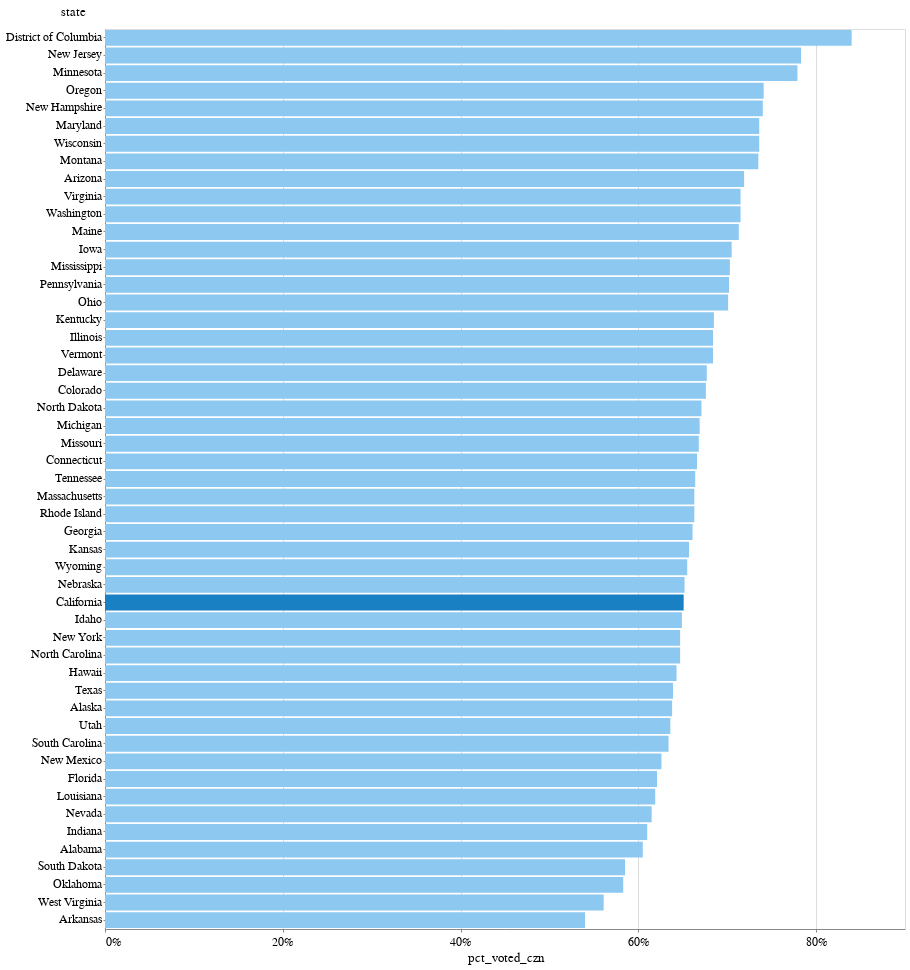

Here is the notebook cell this chart was saved with:
### Code cell
alt.Chart(states).mark_bar().encode(
    x=alt.X("pct_voted_czn", axis=alt.Axis(tickCount=5, format="%")),
    y=alt.Y("state", sort="-x"),
    color=alt.condition(
        alt.datum.state == "California", alt.value("#1a80c4"), alt.value("#8dc8f1")
    ),
).properties(height=900)

### Figure 1 — Vega-Lite specification as saved in the notebook (floating-point values rounded to 4 significant figures)
{"config": {"view": {"width": 800, "height": 450}, "background": "#ffffff", "title": {"anchor": "start", "font": "Benton Gothic Bold, sans", "fontColor": "#000000", "fontSize": 22, "fontWeight": "normal"}, "arc": {"fill": "#82c6df"}, "area": {"fill": "#82c6df"}, "line": {"stroke": "#82c6df", "strokeWidth": 3}, "path": {"stroke": "#82c6df"}, "rect": {"fill": "#82c6df"}, "shape": {"stroke": "#82c6df"}, "bar": {"fill": "#82c6df"}, "point": {"stroke": "#82c6df"}, "symbol": {"fill": "#82c6df", "size": 30}, "axis": {"titleFont": "Benton Gothic Bold, sans", "titleFontSize": 13, "titleFontWeight": "normal", "labelFont": "Benton Gothic, sans", "labelFontSize": 11.5, "labelFontWeight": "normal"}, "axisX": {"labelAngle": 0, "labelPadding": 4, "tickSize": 3}, "axisY": {"labelBaseline": "middle", "maxExtent": 45, "minExtent": 45, "tickSize": 2, "titleAlign": "left", "titleAngle": 0, "titleX": -45, "titleY": -11}, "legend": {"titleFont": "Benton Gothic Bold, sans", "titleFontSize": 13, "titleFontWeight": "normal", "symbolType": "square", "labelFont": "Benton Gothic, sans", "labelFontSize": 11.5}, "range": {"category": ["#3580b1", "#ec8431", "#ab7fb4", "#c89d29", "#adc839", "#829eb1"], "diverging": ["#e68a4f", "#f4bb6a", "#f9e39c", "#dadfe2", "#a6b7c6", "#849eae"], "heatmap": ["#fbf2c7", "#f9e39c", "#f8d36e", "#f4bb6a", "#e68a4f", "#d15a40", "#ab4232"], "ordinal": ["#fbf2c7", "#f9e39c", "#f8d36e", "#f4bb6a", "#e68a4f", "#d15a40", "#ab4232"], "ramp": ["#fbf2c7", "#f9e39c", "#f8d36e", "#f4bb6a", "#e68a4f", "#d15a40", "#ab4232"]}}, "data": {"name": "data-8827574f93293ae6462fb6487e96b090"}, "mark": "bar", "encoding": {"color": {"condition": {"value": "#1a80c4", "test": "(datum.state === 'California')"}, "value": "#8dc8f1"}, "x": {"type": "quantitative", "axis": {"format": "%", "tickCount": 5}, "field": "pct_voted_czn"}, "y": {"type": "nominal", "field": "state", "sort": "-x"}}, "height": 900, "$schema": "https://vega.github.io/schema/vega-lite/v4.0.2.json", "datasets": {"data-8827574f93293ae6462fb6487e96b090": [{"state": "Alabama", "tot_pop": 3769000, "tot_czn_pop": 3716000, "tot_reg": 2527000, "pct_reg": 67.0, "pct_reg_moe": 3.1, "pct_reg_czn": 68.0, "pct_reg_czn_moe": 3.1, "tot_voted": 2247000, "pct_voted": 59.6, "pct_voted_moe": 3.3, "pct_voted_czn": 0.605, "pct_voted_czn_moe": 3.3, "pct_voted_czn_group": 1}, {"state": "Alaska", "tot_pop": 528000, "tot_czn_pop": 516000, "tot_reg": 383000, "pct_reg": 72.6, "pct_reg_moe": 3.2, "pct_reg_czn": 74.2, "pct_reg_czn_moe": 3.1, "tot_voted": 330000, "pct_voted": 62.4, "pct_voted_moe": 3.4, "pct_voted_czn": 0.638, "pct_voted_czn_moe": 3.4, "pct_voted_czn_group": 2}, {"state": "Arizona", "tot_pop": 5638000, "tot_czn_pop": 5075000, "tot_reg": 3878000, "pct_reg": 68.8, "pct_reg_moe": 2.5, "pct_reg_czn": 76.4, "pct_reg_czn_moe": 2.5, "tot_voted": 3649000, "pct_voted": 64.7, "pct_voted_moe": 2.6, "pct_voted_czn": 0.719, "pct_voted_czn_moe": 2.6, "pct_voted_czn_group": 4}, {"state": "Arkansas", "tot_pop": 2283000, "tot_czn_pop": 2195000, "tot_reg": 1361000, "pct_reg": 59.6, "pct_reg_moe": 3.4, "pct_reg_czn": 62.0, "pct_reg_czn_moe": 3.4, "tot_voted": 1186000, "pct_voted": 51.9, "pct_voted_moe": 3.4, "pct_voted_czn": 0.54, "pct_voted_czn_moe": 3.5, "pct_voted_czn_group": 0}, {"state": "California", "tot_pop": 30342000, "tot_czn_pop": 25946000, "tot_reg": 18001000, "pct_reg": 59.3, "pct_reg_moe": 1.2, "pct_reg_czn": 69.4, "pct_reg_czn_moe": 1.2, "tot_voted": 16893000, "pct_voted": 55.7, "pct_voted_moe": 1.2, "pct_voted_czn": 0.651, "pct_voted_czn_moe": 1.2, "pct_voted_czn_group": 2}, {"state": "Colorado", "tot_pop": 4525000, "tot_czn_pop": 4200000, "tot_reg": 2993000, "pct_reg": 66.2, "pct_reg_moe": 2.9, "pct_reg_czn": 71.3, "pct_reg_czn_moe": 2.9, "tot_voted": 2837000, "pct_voted": 62.7, "pct_voted_moe": 3.0, "pct_voted_czn": 0.676, "pct_voted_czn_moe": 3.0, "pct_voted_czn_group": 3}, {"state": "Connecticut", "tot_pop": 2777000, "tot_czn_pop": 2524000, "tot_reg": 1850000, "pct_reg": 66.6, "pct_reg_moe": 3.2, "pct_reg_czn": 73.3, "pct_reg_czn_moe": 3.2, "tot_voted": 1681000, "pct_voted": 60.5, "pct_voted_moe": 3.3, "pct_voted_czn": 0.666, "pct_voted_czn_moe": 3.4, "pct_voted_czn_group": 3}, {"state": "Delaware", "tot_pop": 766000, "tot_czn_pop": 722000, "tot_reg": 542000, "pct_reg": 70.8, "pct_reg_moe": 3.0, "pct_reg_czn": 75.1, "pct_reg_czn_moe": 3.0, "tot_voted": 489000, "pct_voted": 63.8, "pct_voted_moe": 3.2, "pct_voted_czn": 0.677, "pct_voted_czn_moe": 3.2, "pct_voted_czn_group": 3}, {"state": "District of Columbia", "tot_pop": 576000, "tot_czn_pop": 534000, "tot_reg": 464000, "pct_reg": 80.5, "pct_reg_moe": 2.7, "pct_reg_czn": 86.9, "pct_reg_czn_moe": 2.4, "tot_voted": 448000, "pct_voted": 77.8, "pct_voted_moe": 2.8, "pct_voted_czn": 0.84, "pct_voted_czn_moe": 2.6, "pct_voted_czn_group": 6}, {"state": "Florida", "tot_pop": 17244000, "tot_czn_pop": 15645000, "tot_reg": 10495000, "pct_reg": 60.9, "pct_reg_moe": 1.5, "pct_reg_czn": 67.1, "pct_reg_czn_moe": 1.5, "tot_voted": 9720000, "pct_voted": 56.4, "pct_voted_moe": 1.5, "pct_voted_czn": 0.621, "pct_voted_czn_moe": 1.6, "pct_voted_czn_group": 1}, {"state": "Georgia", "tot_pop": 8032000, "tot_czn_pop": 7400000, "tot_reg": 5233000, "pct_reg": 65.2, "pct_reg_moe": 2.2, "pct_reg_czn": 70.7, "pct_reg_czn_moe": 2.2, "tot_voted": 4888000, "pct_voted": 60.9, "pct_voted_moe": 2.2, "pct_voted_czn": 0.661, "pct_voted_czn_moe": 2.3, "pct_voted_czn_group": 3}, {"state": "Hawaii", "tot_pop": 1056000, "tot_czn_pop": 980000, "tot_reg": 673000, "pct_reg": 63.8, "pct_reg_moe": 3.3, "pct_reg_czn": 68.7, "pct_reg_czn_moe": 3.3, "tot_voted": 630000, "pct_voted": 59.7, "pct_voted_moe": 3.3, "pct_voted_czn": 0.643, "pct_voted_czn_moe": 3.4, "pct_voted_czn_group": 2}, {"state": "Idaho", "tot_pop": 1370000, "tot_czn_pop": 1299000, "tot_reg": 900000, "pct_reg": 65.7, "pct_reg_moe": 3.1, "pct_reg_czn": 69.3, "pct_reg_czn_moe": 3.1, "tot_voted": 843000, "pct_voted": 61.6, "pct_voted_moe": 3.2, "pct_voted_czn": 0.649, "pct_voted_czn_moe": 3.2, "pct_voted_czn_group": 2}, {"state": "Illinois", "tot_pop": 9658000, "tot_czn_pop": 8860000, "tot_reg": 6590000, "pct_reg": 68.2, "pct_reg_moe": 2.0, "pct_reg_czn": 74.4, "pct_reg_czn_moe": 1.9, "tot_voted": 6058000, "pct_voted": 62.7, "pct_voted_moe": 2.0, "pct_voted_czn": 0.684, "pct_voted_czn_moe": 2.0, "pct_voted_czn_group": 3}, {"state": "Indiana", "tot_pop": 5096000, "tot_czn_pop": 4921000, "tot_reg": 3412000, "pct_reg": 67.0, "pct_reg_moe": 2.7, "pct_reg_czn": 69.3, "pct_reg_czn_moe": 2.7, "tot_voted": 3002000, "pct_voted": 58.9, "pct_voted_moe": 2.8, "pct_voted_czn": 0.61, "pct_voted_czn_moe": 2.8, "pct_voted_czn_group": 1}, {"state": "Iowa", "tot_pop": 2361000, "tot_czn_pop": 2293000, "tot_reg": 1742000, "pct_reg": 73.8, "pct_reg_moe": 3.1, "pct_reg_czn": 76.0, "pct_reg_czn_moe": 3.0, "tot_voted": 1618000, "pct_voted": 68.5, "pct_voted_moe": 3.2, "pct_voted_czn": 0.705, "pct_voted_czn_moe": 3.2, "pct_voted_czn_group": 4}, {"state": "Kansas", "tot_pop": 2157000, "tot_czn_pop": 1975000, "tot_reg": 1398000, "pct_reg": 64.8, "pct_reg_moe": 3.5, "pct_reg_czn": 70.8, "pct_reg_czn_moe": 3.5, "tot_voted": 1297000, "pct_voted": 60.1, "pct_voted_moe": 3.6, "pct_voted_czn": 0.657, "pct_voted_czn_moe": 3.7, "pct_voted_czn_group": 2}, {"state": "Kentucky", "tot_pop": 3384000, "tot_czn_pop": 3227000, "tot_reg": 2450000, "pct_reg": 72.4, "pct_reg_moe": 3.2, "pct_reg_czn": 75.9, "pct_reg_czn_moe": 3.1, "tot_voted": 2210000, "pct_voted": 65.3, "pct_voted_moe": 3.4, "pct_voted_czn": 0.685, "pct_voted_czn_moe": 3.4, "pct_voted_czn_group": 3}, {"state": "Louisiana", "tot_pop": 3438000, "tot_czn_pop": 3299000, "tot_reg": 2286000, "pct_reg": 66.5, "pct_reg_moe": 3.2, "pct_reg_czn": 69.3, "pct_reg_czn_moe": 3.2, "tot_voted": 2041000, "pct_voted": 59.4, "pct_voted_moe": 3.3, "pct_voted_czn": 0.619, "pct_voted_czn_moe": 3.3, "pct_voted_czn_group": 1}, {"state": "Maine", "tot_pop": 1087000, "tot_czn_pop": 1075000, "tot_reg": 832000, "pct_reg": 76.5, "pct_reg_moe": 3.2, "pct_reg_czn": 77.4, "pct_reg_czn_moe": 3.2, "tot_voted": 766000, "pct_voted": 70.5, "pct_voted_moe": 3.4, "pct_voted_czn": 0.713, "pct_voted_czn_moe": 3.4, "pct_voted_czn_group": 4}, {"state": "Maryland", "tot_pop": 4606000, "tot_czn_pop": 4303000, "tot_reg": 3383000, "pct_reg": 73.4, "pct_reg_moe": 2.7, "pct_reg_czn": 78.6, "pct_reg_czn_moe": 2.6, "tot_voted": 3166000, "pct_voted": 68.7, "pct_voted_moe": 2.9, "pct_voted_czn": 0.736, "pct_voted_czn_moe": 2.8, "pct_voted_czn_group": 5}, {"state": "Massachusetts", "tot_pop": 5514000, "tot_czn_pop": 4897000, "tot_reg": 3546000, "pct_reg": 64.3, "pct_reg_moe": 2.6, "pct_reg_czn": 72.4, "pct_reg_czn_moe": 2.6, "tot_voted": 3249000, "pct_voted": 58.9, "pct_voted_moe": 2.7, "pct_voted_czn": 0.663, "pct_voted_czn_moe": 2.7, "pct_voted_czn_group": 3}, {"state": "Michigan", "tot_pop": 7790000, "tot_czn_pop": 7467000, "tot_reg": 5513000, "pct_reg": 70.8, "pct_reg_moe": 2.1, "pct_reg_czn": 73.8, "pct_reg_czn_moe": 2.1, "tot_voted": 4994000, "pct_voted": 64.1, "pct_voted_moe": 2.2, "pct_voted_czn": 0.669, "pct_voted_czn_moe": 2.2, "pct_voted_czn_group": 3}, {"state": "Minnesota", "tot_pop": 4339000, "tot_czn_pop": 4142000, "tot_reg": 3436000, "pct_reg": 79.2, "pct_reg_moe": 2.5, "pct_reg_czn": 82.9, "pct_reg_czn_moe": 2.4, "tot_voted": 3225000, "pct_voted": 74.3, "pct_voted_moe": 2.7, "pct_voted_czn": 0.779, "pct_voted_czn_moe": 2.7, "pct_voted_czn_group": 6}, {"state": "Mississippi", "tot_pop": 2212000, "tot_czn_pop": 2177000, "tot_reg": 1749000, "pct_reg": 79.1, "pct_reg_moe": 2.8, "pct_reg_czn": 80.4, "pct_reg_czn_moe": 2.7, "tot_voted": 1531000, "pct_voted": 69.2, "pct_voted_moe": 3.2, "pct_voted_czn": 0.703, "pct_voted_czn_moe": 3.2, "pct_voted_czn_group": 4}, {"state": "Missouri", "tot_pop": 4637000, "tot_czn_pop": 4475000, "tot_reg": 3388000, "pct_reg": 73.1, "pct_reg_moe": 2.7, "pct_reg_czn": 75.7, "pct_reg_czn_moe": 2.7, "tot_voted": 2990000, "pct_voted": 64.5, "pct_voted_moe": 2.9, "pct_voted_czn": 0.668, "pct_voted_czn_moe": 2.9, "pct_voted_czn_group": 3}, {"state": "Montana", "tot_pop": 836000, "tot_czn_pop": 827000, "tot_reg": 641000, "pct_reg": 76.6, "pct_reg_moe": 2.6, "pct_reg_czn": 77.5, "pct_reg_czn_moe": 2.6, "tot_voted": 607000, "pct_voted": 72.6, "pct_voted_moe": 2.8, "pct_voted_czn": 0.735, "pct_voted_czn_moe": 2.8, "pct_voted_czn_group": 5}, {"state": "Nebraska", "tot_pop": 1435000, "tot_czn_pop": 1369000, "tot_reg": 971000, "pct_reg": 67.7, "pct_reg_moe": 3.4, "pct_reg_czn": 70.9, "pct_reg_czn_moe": 3.4, "tot_voted": 892000, "pct_voted": 62.2, "pct_voted_moe": 3.5, "pct_voted_czn": 0.652, "pct_voted_czn_moe": 3.5, "pct_voted_czn_group": 2}, {"state": "Nevada", "tot_pop": 2402000, "tot_czn_pop": 2198000, "tot_reg": 1455000, "pct_reg": 60.6, "pct_reg_moe": 3.2, "pct_reg_czn": 66.2, "pct_reg_czn_moe": 3.3, "tot_voted": 1351000, "pct_voted": 56.3, "pct_voted_moe": 3.3, "pct_voted_czn": 0.615, "pct_voted_czn_moe": 3.4, "pct_voted_czn_group": 1}, {"state": "New Hampshire", "tot_pop": 1101000, "tot_czn_pop": 1077000, "tot_reg": 843000, "pct_reg": 76.6, "pct_reg_moe": 2.9, "pct_reg_czn": 78.3, "pct_reg_czn_moe": 2.8, "tot_voted": 797000, "pct_voted": 72.4, "pct_voted_moe": 3.0, "pct_voted_czn": 0.74, "pct_voted_czn_moe": 3.0, "pct_voted_czn_group": 5}, {"state": "New Jersey", "tot_pop": 6801000, "tot_czn_pop": 5921000, "tot_reg": 5008000, "pct_reg": 73.6, "pct_reg_moe": 2.2, "pct_reg_czn": 84.6, "pct_reg_czn_moe": 1.9, "tot_voted": 4638000, "pct_voted": 68.2, "pct_voted_moe": 2.3, "pct_voted_czn": 0.783, "pct_voted_czn_moe": 2.2, "pct_voted_czn_group": 6}, {"state": "New Mexico", "tot_pop": 1610000, "tot_czn_pop": 1498000, "tot_reg": 1028000, "pct_reg": 63.9, "pct_reg_moe": 3.0, "pct_reg_czn": 68.6, "pct_reg_czn_moe": 3.0, "tot_voted": 938000, "pct_voted": 58.3, "pct_voted_moe": 3.1, "pct_voted_czn": 0.626, "pct_voted_czn_moe": 3.2, "pct_voted_czn_group": 1}, {"state": "New York", "tot_pop": 15105000, "tot_czn_pop": 13298000, "tot_reg": 9370000, "pct_reg": 62.0, "pct_reg_moe": 1.6, "pct_reg_czn": 70.5, "pct_reg_czn_moe": 1.7, "tot_voted": 8609000, "pct_voted": 57.0, "pct_voted_moe": 1.7, "pct_voted_czn": 0.647, "pct_voted_czn_moe": 1.7, "pct_voted_czn_group": 2}, {"state": "North Carolina", "tot_pop": 8113000, "tot_czn_pop": 7391000, "tot_reg": 5161000, "pct_reg": 63.6, "pct_reg_moe": 2.2, "pct_reg_czn": 69.8, "pct_reg_czn_moe": 2.2, "tot_voted": 4780000, "pct_voted": 58.9, "pct_voted_moe": 2.3, "pct_voted_czn": 0.647, "pct_voted_czn_moe": 2.3, "pct_voted_czn_group": 2}, {"state": "North Dakota", "tot_pop": 571000, "tot_czn_pop": 556000, "tot_reg": 429000, "pct_reg": 75.2, "pct_reg_moe": 2.9, "pct_reg_czn": 77.3, "pct_reg_czn_moe": 2.9, "tot_voted": 373000, "pct_voted": 65.3, "pct_voted_moe": 3.2, "pct_voted_czn": 0.671, "pct_voted_czn_moe": 3.2, "pct_voted_czn_group": 3}, {"state": "Ohio", "tot_pop": 8951000, "tot_czn_pop": 8740000, "tot_reg": 6733000, "pct_reg": 75.2, "pct_reg_moe": 1.9, "pct_reg_czn": 77.0, "pct_reg_czn_moe": 1.8, "tot_voted": 6128000, "pct_voted": 68.5, "pct_voted_moe": 2.0, "pct_voted_czn": 0.701, "pct_voted_czn_moe": 2.0, "pct_voted_czn_group": 4}, {"state": "Oklahoma", "tot_pop": 2942000, "tot_czn_pop": 2800000, "tot_reg": 1884000, "pct_reg": 64.0, "pct_reg_moe": 3.5, "pct_reg_czn": 67.3, "pct_reg_czn_moe": 3.5, "tot_voted": 1631000, "pct_voted": 55.5, "pct_voted_moe": 3.6, "pct_voted_czn": 0.583, "pct_voted_czn_moe": 3.7, "pct_voted_czn_group": 0}, {"state": "Oregon", "tot_pop": 3369000, "tot_czn_pop": 3242000, "tot_reg": 2590000, "pct_reg": 76.9, "pct_reg_moe": 2.9, "pct_reg_czn": 79.9, "pct_reg_czn_moe": 2.8, "tot_voted": 2402000, "pct_voted": 71.3, "pct_voted_moe": 3.1, "pct_voted_czn": 0.741, "pct_voted_czn_moe": 3.0, "pct_voted_czn_group": 5}, {"state": "Pennsylvania", "tot_pop": 9902000, "tot_czn_pop": 9621000, "tot_reg": 7337000, "pct_reg": 74.1, "pct_reg_moe": 1.8, "pct_reg_czn": 76.3, "pct_reg_czn_moe": 1.8, "tot_voted": 6756000, "pct_voted": 68.2, "pct_voted_moe": 1.9, "pct_voted_czn": 0.702, "pct_voted_czn_moe": 1.9, "pct_voted_czn_group": 4}, {"state": "Rhode Island", "tot_pop": 840000, "tot_czn_pop": 776000, "tot_reg": 575000, "pct_reg": 68.5, "pct_reg_moe": 3.2, "pct_reg_czn": 74.1, "pct_reg_czn_moe": 3.2, "tot_voted": 515000, "pct_voted": 61.3, "pct_voted_moe": 3.4, "pct_voted_czn": 0.663, "pct_voted_czn_moe": 3.4, "pct_voted_czn_group": 3}, {"state": "South Carolina", "tot_pop": 4010000, "tot_czn_pop": 3878000, "tot_reg": 2713000, "pct_reg": 67.7, "pct_reg_moe": 3.0, "pct_reg_czn": 70.0, "pct_reg_czn_moe": 3.0, "tot_voted": 2459000, "pct_voted": 61.3, "pct_voted_moe": 3.1, "pct_voted_czn": 0.634, "pct_voted_czn_moe": 3.1, "pct_voted_czn_group": 2}, {"state": "South Dakota", "tot_pop": 659000, "tot_czn_pop": 649000, "tot_reg": 437000, "pct_reg": 66.3, "pct_reg_moe": 3.4, "pct_reg_czn": 67.4, "pct_reg_czn_moe": 3.4, "tot_voted": 380000, "pct_voted": 57.7, "pct_voted_moe": 3.5, "pct_voted_czn": 0.585, "pct_voted_czn_moe": 3.5, "pct_voted_czn_group": 0}, {"state": "Tennessee", "tot_pop": 5283000, "tot_czn_pop": 5038000, "tot_reg": 3742000, "pct_reg": 70.8, "pct_reg_moe": 2.6, "pct_reg_czn": 74.3, "pct_reg_czn_moe": 2.5, "tot_voted": 3346000, "pct_voted": 63.3, "pct_voted_moe": 2.7, "pct_voted_czn": 0.664, "pct_voted_czn_moe": 2.7, "pct_voted_czn_group": 3}, {"state": "Texas", "tot_pop": 21485000, "tot_czn_pop": 18581000, "tot_reg": 13343000, "pct_reg": 62.1, "pct_reg_moe": 1.4, "pct_reg_czn": 71.8, "pct_reg_czn_moe": 1.4, "tot_voted": 11874000, "pct_voted": 55.3, "pct_voted_moe": 1.4, "pct_voted_czn": 0.639, "pct_voted_czn_moe": 1.5, "pct_voted_czn_group": 2}, {"state": "Utah", "tot_pop": 2320000, "tot_czn_pop": 2178000, "tot_reg": 1468000, "pct_reg": 63.3, "pct_reg_moe": 2.7, "pct_reg_czn": 67.4, "pct_reg_czn_moe": 2.7, "tot_voted": 1386000, "pct_voted": 59.7, "pct_voted_moe": 2.8, "pct_voted_czn": 0.636, "pct_voted_czn_moe": 2.8, "pct_voted_czn_group": 2}, {"state": "Vermont", "tot_pop": 507000, "tot_czn_pop": 500000, "tot_reg": 365000, "pct_reg": 72.0, "pct_reg_moe": 3.4, "pct_reg_czn": 73.0, "pct_reg_czn_moe": 3.4, "tot_voted": 342000, "pct_voted": 67.5, "pct_voted_moe": 3.6, "pct_voted_czn": 0.684, "pct_voted_czn_moe": 3.6, "pct_voted_czn_group": 3}, {"state": "Virginia", "tot_pop": 6481000, "tot_czn_pop": 5974000, "tot_reg": 4541000, "pct_reg": 70.1, "pct_reg_moe": 2.4, "pct_reg_czn": 76.0, "pct_reg_czn_moe": 2.3, "tot_voted": 4275000, "pct_voted": 66.0, "pct_voted_moe": 2.5, "pct_voted_czn": 0.715, "pct_voted_czn_moe": 2.4, "pct_voted_czn_group": 4}, {"state": "Washington", "tot_pop": 5993000, "tot_czn_pop": 5389000, "tot_reg": 4029000, "pct_reg": 67.2, "pct_reg_moe": 2.5, "pct_reg_czn": 74.8, "pct_reg_czn_moe": 2.4, "tot_voted": 3854000, "pct_voted": 64.3, "pct_voted_moe": 2.6, "pct_voted_czn": 0.715, "pct_voted_czn_moe": 2.5, "pct_voted_czn_group": 4}, {"state": "West Virginia", "tot_pop": 1397000, "tot_czn_pop": 1379000, "tot_reg": 928000, "pct_reg": 66.4, "pct_reg_moe": 3.4, "pct_reg_czn": 67.3, "pct_reg_czn_moe": 3.4, "tot_voted": 773000, "pct_voted": 55.3, "pct_voted_moe": 3.6, "pct_voted_czn": 0.561, "pct_voted_czn_moe": 3.6, "pct_voted_czn_group": 0}, {"state": "Wisconsin", "tot_pop": 4538000, "tot_czn_pop": 4421000, "tot_reg": 3391000, "pct_reg": 74.7, "pct_reg_moe": 2.7, "pct_reg_czn": 76.7, "pct_reg_czn_moe": 2.6, "tot_voted": 3253000, "pct_voted": 71.7, "pct_voted_moe": 2.8, "pct_voted_czn": 0.736, "pct_voted_czn_moe": 2.7, "pct_voted_czn_group": 5}, {"state": "Wyoming", "tot_pop": 436000, "tot_czn_pop": 427000, "tot_reg": 296000, "pct_reg": 67.9, "pct_reg_moe": 3.4, "pct_reg_czn": 69.3, "pct_reg_czn_moe": 3.4, "tot_voted": 280000, "pct_voted": 64.1, "pct_voted_moe": 3.5, "pct_voted_czn": 0.655, "pct_voted_czn_moe": 3.5, "pct_voted_czn_group": 2}]}}
